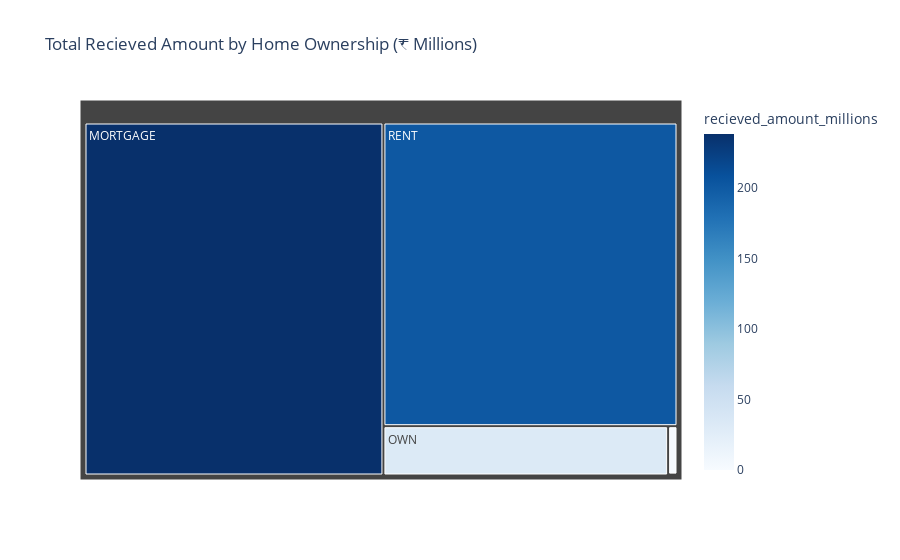

The code cell stored with this chart in its notebook:
### Markdown cell above
Home Owernship Analysis by Recieved Amount

### Code cell
home_recieved = df.groupby('home_ownership')['total_payment'].sum().reset_index()
home_recieved['recieved_amount_millions'] = home_recieved['total_payment'] / 1_000_000

fig = px.treemap(
    home_recieved,
    path=['home_ownership'],
    values='recieved_amount_millions',
    color='recieved_amount_millions',
    color_continuous_scale='Blues',
    title='Total Recieved Amount by Home Ownership (₹ Millions)'
)

fig.show()

### Figure 1 — Plotly figure (JSON) as saved in the notebook; plotly's stock layout.template omitted (floating-point values rounded to 4 significant figures)
{"data": [{"branchvalues": "total", "customdata": [[238.5], [0.01905], [1.025], [31.73], [201.8]], "domain": {"x": [0, 1], "y": [0, 1]}, "hovertemplate": "labels=%{label}<br>recieved_amount_millions_sum=%{value}<br>parent=%{parent}<br>id=%{id}<br>recieved_amount_millions=%{color}<extra></extra>", "ids": ["MORTGAGE", "NONE", "OTHER", "OWN", "RENT"], "labels": ["MORTGAGE", "NONE", "OTHER", "OWN", "RENT"], "marker": {"coloraxis": "coloraxis", "colors": [238.5, 0.01905, 1.025, 31.73, 201.8]}, "name": "", "parents": ["", "", "", "", ""], "type": "treemap", "values": [238.5, 0.01905, 1.025, 31.73, 201.8]}], "layout": {"coloraxis": {"colorbar": {"title": {"text": "recieved_amount_millions"}}, "colorscale": [[0, "rgb(247,251,255)"], [0.125, "rgb(222,235,247)"], [0.25, "rgb(198,219,239)"], [0.375, "rgb(158,202,225)"], [0.5, "rgb(107,174,214)"], [0.625, "rgb(66,146,198)"], [0.75, "rgb(33,113,181)"], [0.875, "rgb(8,81,156)"], [1, "rgb(8,48,107)"]]}, "legend": {"tracegroupgap": 0}, "title": {"text": "Total Recieved Amount by Home Ownership (₹ Millions)"}}}
